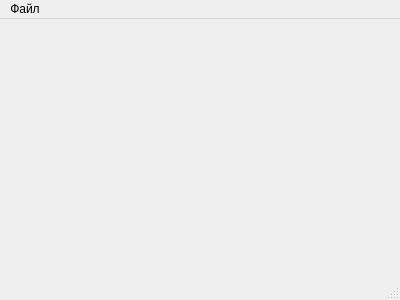
<?xml version="1.0" encoding="UTF-8"?>
<ui version="4.0">
 <class>MainWindow</class>
 <widget class="QMainWindow" name="MainWindow">
  <property name="geometry">
   <rect>
    <x>0</x>
    <y>0</y>
    <width>400</width>
    <height>300</height>
   </rect>
  </property>
  <property name="windowTitle">
   <string>Калибровка вибростенда</string>
  </property>
  <widget class="QWidget" name="centralwidget"/>
  <widget class="QMenuBar" name="menubar">
   <property name="geometry">
    <rect>
     <x>0</x>
     <y>0</y>
     <width>400</width>
     <height>22</height>
    </rect>
   </property>
   <widget class="QMenu" name="menu">
    <property name="title">
     <string>Файл</string>
    </property>
    <addaction name="open_afc_report_action"/>
    <addaction name="settings_action"/>
    <addaction name="separator"/>
    <addaction name="exit_action"/>
   </widget>
   <addaction name="menu"/>
  </widget>
  <widget class="QStatusBar" name="statusbar"/>
  <action name="open_afc_report_action">
   <property name="text">
    <string>Открыть протокол АЧХ...</string>
   </property>
   <property name="shortcut">
    <string>Ctrl+O</string>
   </property>
  </action>
  <action name="exit_action">
   <property name="text">
    <string>Выход</string>
   </property>
  </action>
  <action name="settings_action">
   <property name="text">
    <string>Настройки...</string>
   </property>
   <property name="shortcut">
    <string>Ctrl+P</string>
   </property>
  </action>
 </widget>
 <resources/>
 <connections/>
</ui>
